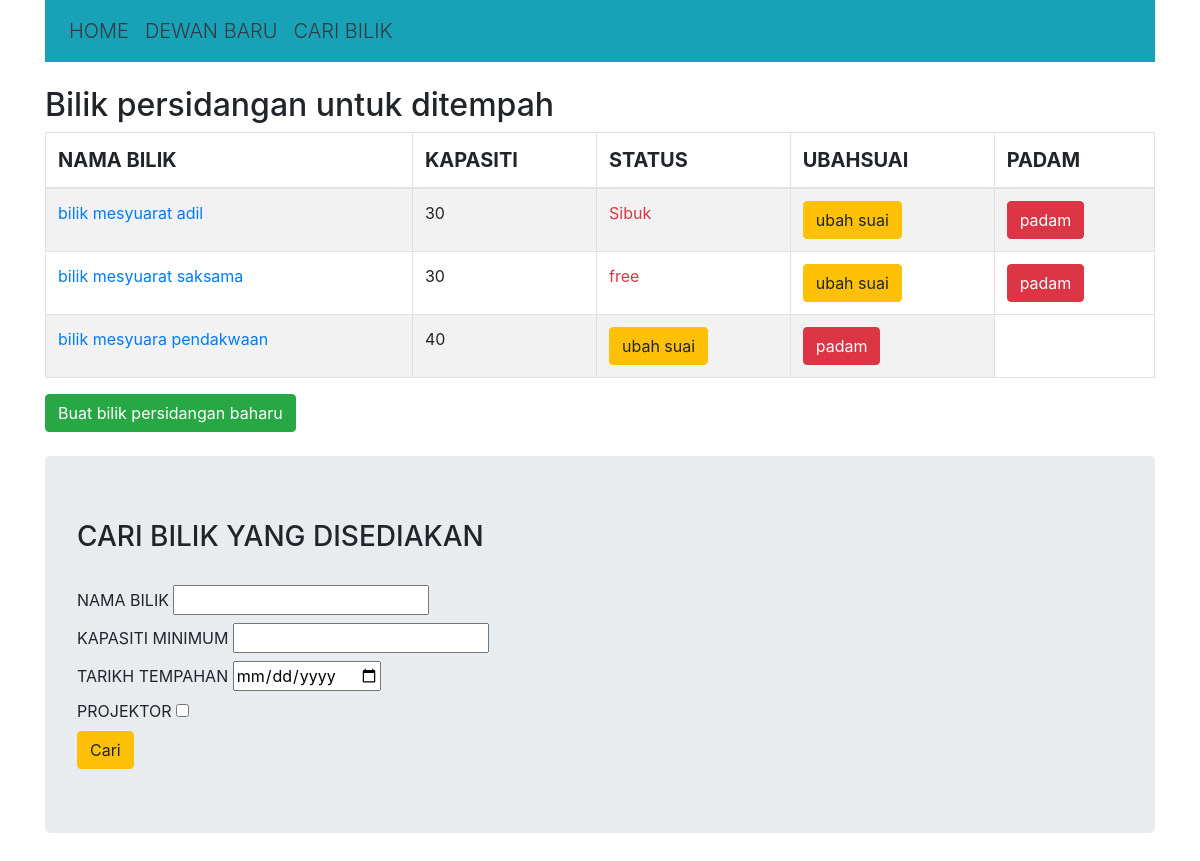
Before: / with the older database file.
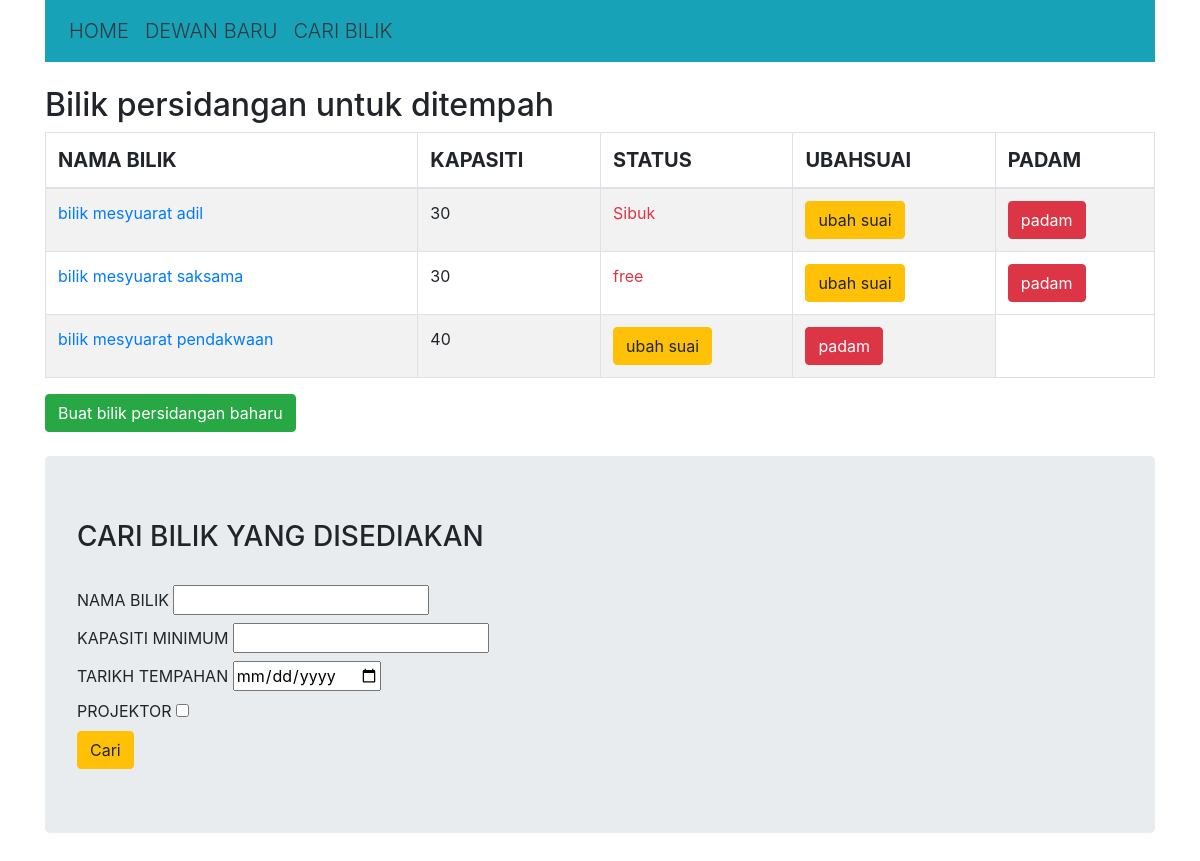
After: the same page with the newer database file.
### booking_app/models.py (models this page shows, shortened)
class Room(models.Model):
    name = models.CharField(max_length=255)
    capacity = models.IntegerField()
    projector = models.BooleanField(default=True)

### booking_app/views.py (the view)
# urls.py: path('', views.index, name='home'),
def index(request):
    rooms = Room.objects.all()
    status = {}
    for room in rooms:
        if room.reservation_set.filter(date=today):
            status[room.id] = "Sibuk"
        else:
            status[room.id] = "free"
            ctx = {
                "rooms": rooms,
                "status": status,
            }
            return render(request, "booking/index.html", ctx)

### booking_app/templates/booking/index.html (shortened to what this page needs)
{% extends 'booking/base.html' %}
{% block content %}
    <br/>
    <h2>Bilik persidangan untuk ditempah</h2>
    <table class="table table-striped table-bordered">
        <tr>
            <thead class="thead lead">
                <th>NAMA BILIK</th>
                <th>KAPASITI</th>
                <th>STATUS</th>
                <th>UBAHSUAI</th>
                <th>PADAM</th>
            </thead>
        </tr>
        {% for room in rooms %}
        <tr>
            <td><a href="{% url 'booking:room' room.id %}">{{ room.name }}</a></td>
            <td>{{ room.capacity }}</td>
            {% for k,v in status.items %}
                {% if room.id == k %}
                    <td{% if v == "Free" %} class="text-success"
                    {% else %} class="text-danger" {% endif %}>{{ v }}</td>
                {% endif %}
            {% endfor %}
            <td><a href="{% url 'booking:modify' room.id %}"><button class="btn btn-warning">ubah suai</button></a></td>
            <td><a href="{% url 'booking:delete' room.id %}"><button class="btn btn-danger">padam</button></a></td>
        </tr>
        {% endfor %}
    </table>
    <a href="">
        <button class="btn btn-success">Buat bilik persidangan baharu</button>
    </a><br/><br/>
    <div class="jumbotron">
        <h3>CARI BILIK YANG DISEDIAKAN</h3>
        <br/>
        <form id="search" method="get" action="">
            <label>NAMA BILIK
                <input type="text" name="room">
            </label><br/>
            <label>KAPASITI MINIMUM
                <input type="number" name="capacity">
            </label><br/>
            <label>TARIKH TEMPAHAN
                <input type="date" name="date" required="required">
            </label><br/>
            <label>PROJEKTOR
                <input type="checkbox" name="projector">
            </label><br/>
                <input type="submit" value="Cari" class="btn btn-warning">
        </form>
    </div>
{% endblock %}

Changed rows visible on the page:
changed Room: name "bilik mesyuara pendakwaan" → "bilik mesyuarat pendakwaan"
